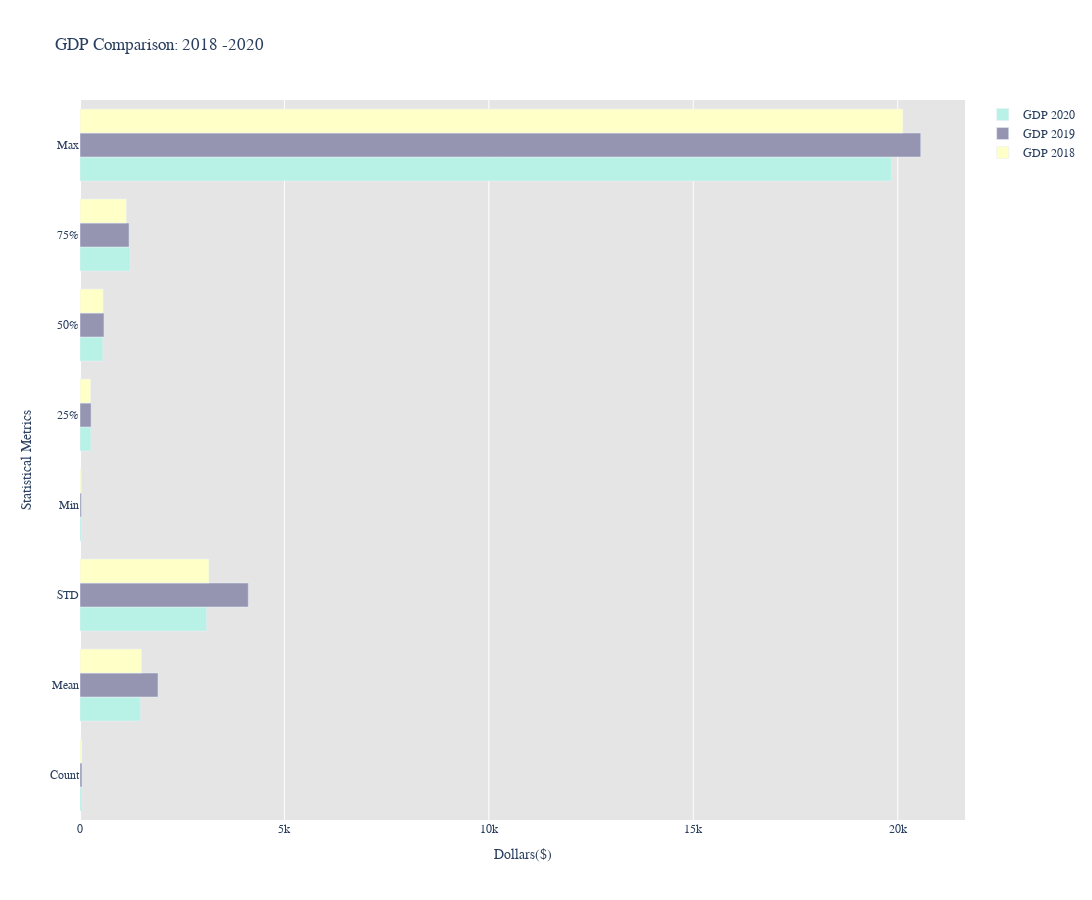

The cell this chart's notebook holds for it:
### Code cell
#create bar: all countries

fig = go.Figure()

labels = ["Count", "Mean", "STD", "Min", "25%", "50%", "75%", "Max"]

#2020
fig.add_trace(go.Bar(
    x= gdp_2020, y = labels,
    name="GDP 2020",
    marker_color = "rgb(184, 242, 230)",
    orientation='h'
))

fig.add_trace(go.Bar(
    x= gdp_2019, y = labels,
    name="GDP 2019",
    marker_color = "rgb(149, 149, 178)",
    orientation='h'
))

fig.add_trace(go.Bar(
    x= gdp_2018, y = labels,
    name="GDP 2018",
    marker_color = "rgb(255, 255, 200)",
    orientation='h'
))

fig.update_layout(
    title_text="GDP Comparison: 2018 -2020",
    plot_bgcolor="rgb(229, 229, 229)",
    width=1400,
    height =900,
    font_family="Century Gothic",
    xaxis_title="Dollars($)",
    yaxis_title="Statistical Metrics",
    
    
)


fig.show()

### Figure 1 — Plotly figure (JSON) as saved in the notebook; plotly's stock layout.template omitted (floating-point values rounded to 4 significant figures)
{"data": [{"marker": {"color": "rgb(184, 242, 230)"}, "name": "GDP 2020", "orientation": "h", "type": "bar", "x": [48, 1476.0, 3094.0, 33.67, 262.9, 556.6, 1223.0, 19850.0], "y": ["Count", "Mean", "STD", "Min", "25%", "50%", "75%", "Max"]}, {"marker": {"color": "rgb(149, 149, 178)"}, "name": "GDP 2019", "orientation": "h", "type": "bar", "x": [48, 1908.0, 4116.0, 35.48, 271.7, 586.4, 1200.0, 20560.0], "y": ["Count", "Mean", "STD", "Min", "25%", "50%", "75%", "Max"]}, {"marker": {"color": "rgb(255, 255, 200)"}, "name": "GDP 2018", "orientation": "h", "type": "bar", "x": [48, 1511.0, 3155.0, 34.42, 261.8, 569.8, 1140.0, 20130.0], "y": ["Count", "Mean", "STD", "Min", "25%", "50%", "75%", "Max"]}], "layout": {"font": {"family": "Century Gothic"}, "height": 900, "plot_bgcolor": "rgb(229, 229, 229)", "title": {"text": "GDP Comparison: 2018 -2020"}, "width": 1400, "xaxis": {"title": {"text": "Dollars($)"}}, "yaxis": {"title": {"text": "Statistical Metrics"}}}}
